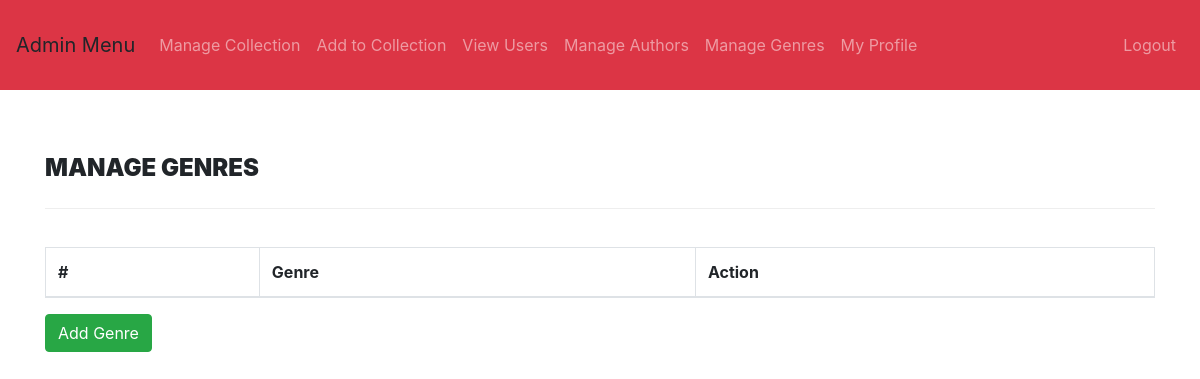
The page /manage-genres.php (signed in) on the database as committed earlier.
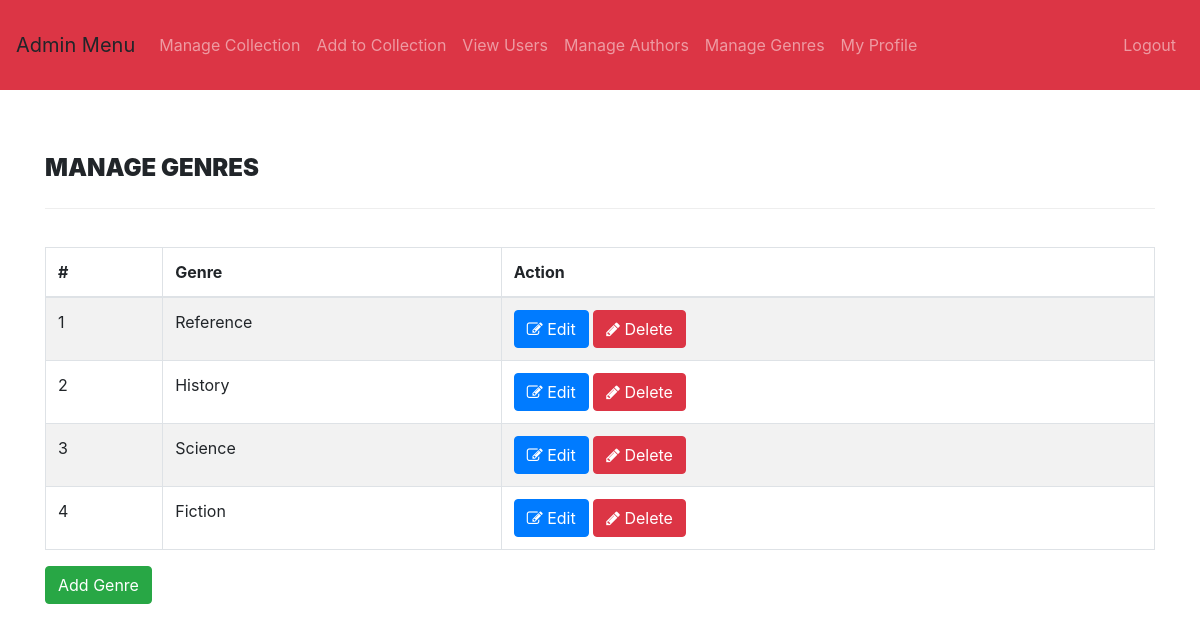
The same page on the database as committed later.
### tables this page shows
CREATE TABLE `genre` (
  `id` int(11) NOT NULL,
  `GenreName` varchar(150) DEFAULT NULL
);

### manage-genres.php (the view, shortened to what this page needs)
<?php
include('includes/config.php');
if(strlen($_SESSION['alogin'])==0)
    {
header('location:index.php');
}
else{
?>
<!DOCTYPE html>
<html xmlns="http://www.w3.org/1999/xhtml">
<head>
    <link rel="stylesheet" href="https://maxcdn.bootstrapcdn.com/bootstrap/4.3.1/css/bootstrap.min.css">
    <link href="assets/css/font-awesome.css" rel="stylesheet" />
    <link href="assets/js/dataTables/dataTables.bootstrap4.css" rel="stylesheet" />
    <link href="assets/css/style.css" rel="stylesheet" />
</head>
<body>
<?php include('admin-navbar.php');?>
    <div class="content-wrapper">
         <div class="container">
        <div class="row pad-botm">
            <div class="col-md-12">
                <h4 class="header-line">Manage Genres</h4>
    </div>
        </div>
            <div class="row">
                <div class="col-md-12">
                    <div class="panel panel-default">
                        <div class="panel-body">
                            <div class="table-responsive">
                                <table class="table table-striped table-bordered table-hover" id="dataTables-example">
                                    <thead>
                                        <tr>
                                            <th>#</th>
                                            <th>Genre</th>
                                            <th>Action</th>
                                        </tr>
                                    </thead>
                                    <tbody>
<?php $sql = "SELECT * from genre";
$query = $dbh -> prepare($sql);
$query->execute();
$results=$query->fetchAll(PDO::FETCH_OBJ);
$num=1;
if($query->rowCount() > 0)
{
foreach($results as $result)
{               ?>
                                        <tr class="odd gradeX">
                                            <td class="center"><?php echo htmlentities($num);?></td>
                                            <td class="center"><?php echo htmlentities($result->GenreName);?></td>
                                            <td class="center">
                                            <a href="edit-genre.php?genreid=<?php echo htmlentities($result->id);?>"><button class="btn btn-primary"><i class="fa fa-edit "></i> Edit</button>
                                          <a href="manage-genres.php?del=<?php echo htmlentities($result->id);?>" onclick="return confirm('Are you sure you want to delete?');" >  <button class="btn btn-danger"><i class="fa fa-pencil"></i> Delete</button>
                                            </td>
                                        </tr>
 <?php $num=$num+1;}} ?>
                                    </tbody>
                                </table>
                            </div>
                        </div>
                    </div>
                    <a href="add-genre.php"><button type="button" name="addgenre" class="btn btn-success">Add Genre</button></a>
                </div>
            </div>
    </div>
    </div>
</body>
</html>
<?php } ?>

Rows that differ between the two databases and show on the page:
added genre: GenreName "Reference"
added genre: GenreName "History"
added genre: GenreName "Science"
added genre: GenreName "Fiction"
